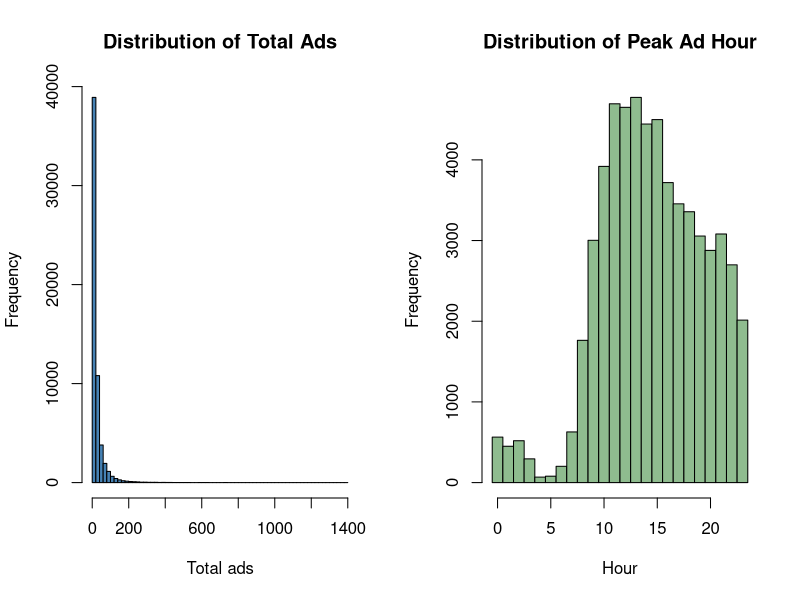
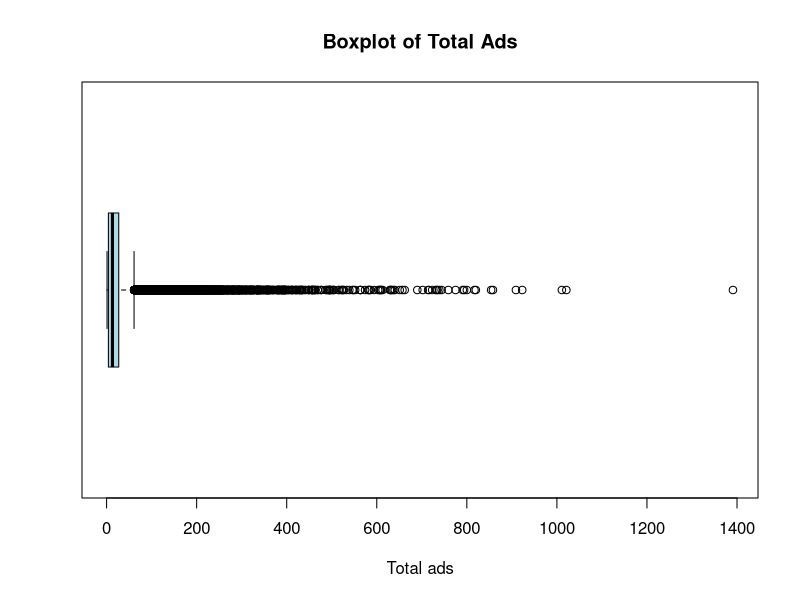
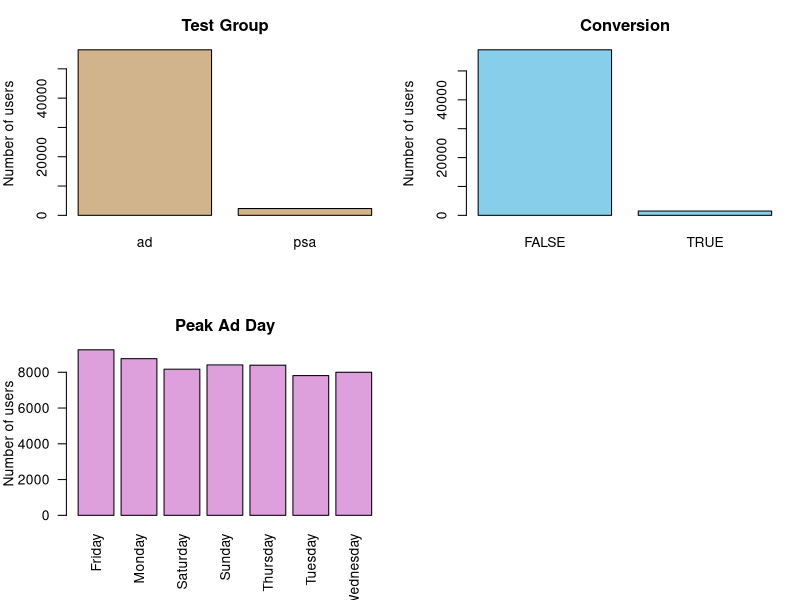
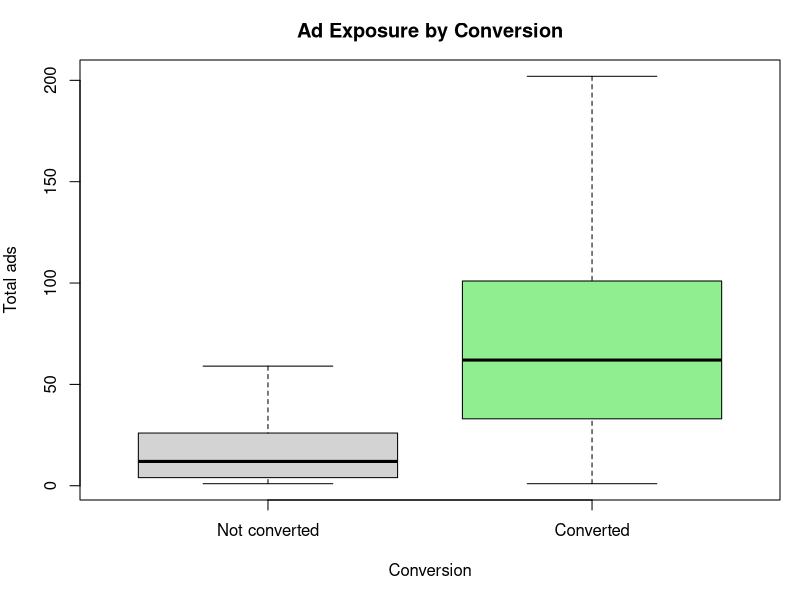
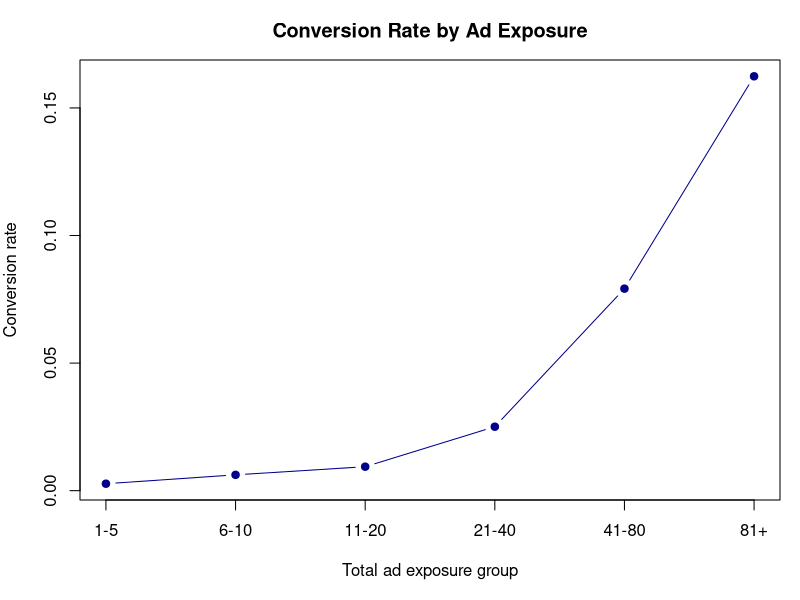
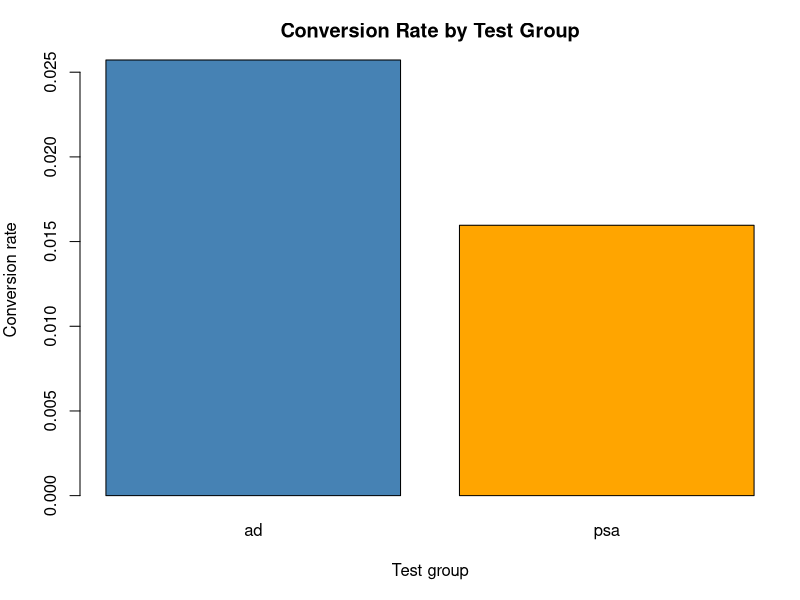
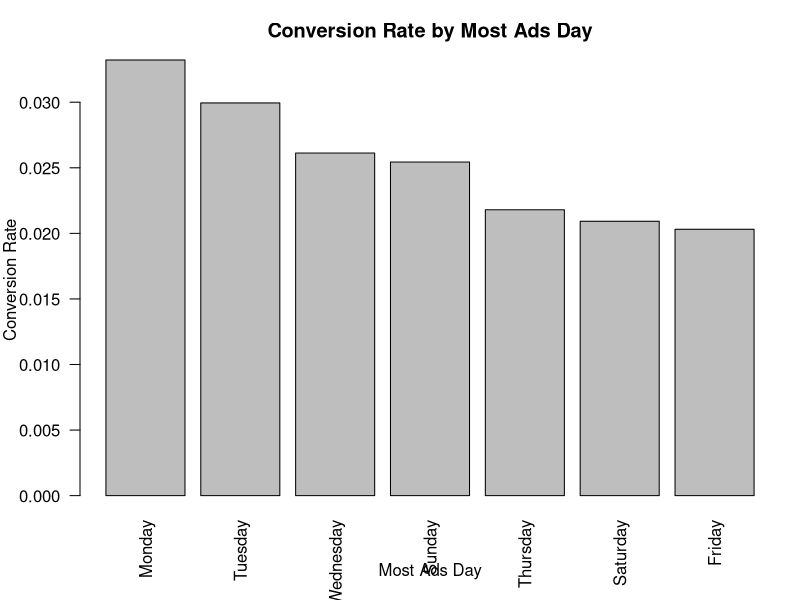
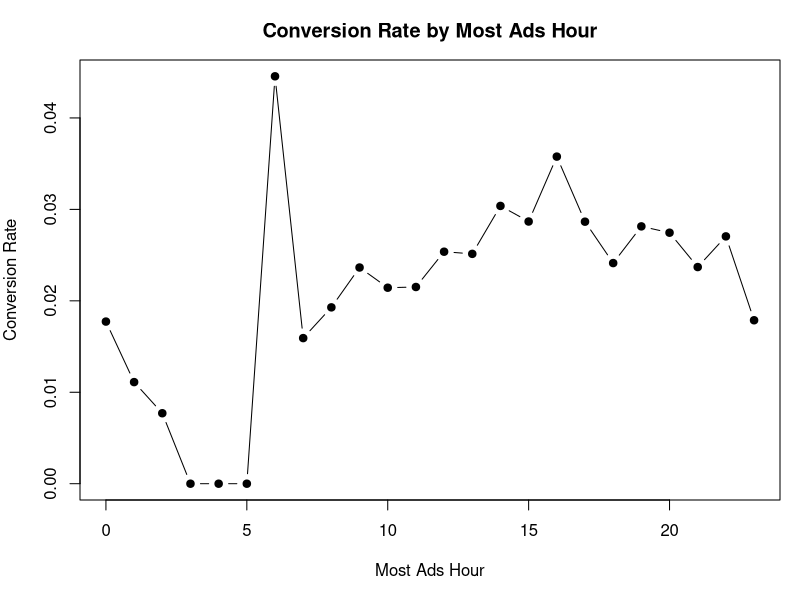

R code for these plots, in order:
## ---- chunk 1
knitr::opts_chunk$set(echo = TRUE, message = FALSE, warning = FALSE,
                      fig.width = 8, fig.height = 5)
library(readr)
## ---- chunk 2
marketing <- read_csv("marketing_AB_mini.csv")

dim(marketing)
head(marketing)
summary(marketing)

range(marketing$`most ads hour`, na.rm = TRUE)
sort(unique(marketing$`most ads hour`))
## ---- chunk 3
numeric_names <- c("total ads", "most ads hour")

outlier_results <- data.frame()

for (name in numeric_names) {
  x <- marketing[[name]]
  q1 <- quantile(x, 0.25, na.rm = TRUE)
  q3 <- quantile(x, 0.75, na.rm = TRUE)
  iqr <- q3 - q1
  lower <- q1 - 1.5 * iqr
  upper <- q3 + 1.5 * iqr
  count <- sum(x < lower | x > upper, na.rm = TRUE)

  outlier_results <- rbind(
    outlier_results,
    data.frame(
      Variable = name,
      Q1 = q1,
      Q3 = q3,
      IQR = iqr,
      Lower_Bound = lower,
      Upper_Bound = upper,
      Outlier_Count = count,
      Contains_Outliers = ifelse(count > 0, "Yes", "No")
    )
  )
}

rownames(outlier_results) <- NULL
print(outlier_results)
## ---- chunk 4
par(mfrow = c(1, 2))

hist(marketing$`total ads`, breaks = 50, col = "steelblue",
     main = "Distribution of Total Ads", xlab = "Total ads")

hist(marketing$`most ads hour`, breaks = seq(-0.5, 23.5, 1),
     col = "darkseagreen", main = "Distribution of Peak Ad Hour",
     xlab = "Hour")

par(mfrow = c(1, 1))
## ---- chunk 5
boxplot(marketing$`total ads`, horizontal = TRUE, col = "lightblue",
        main = "Boxplot of Total Ads", xlab = "Total ads")
## ---- chunk 6
par(mfrow = c(2, 2), mar = c(5, 4, 3, 1))

barplot(table(marketing$`test group`), col = "tan",
        main = "Test Group", ylab = "Number of users")

barplot(table(marketing$converted), col = "skyblue",
        main = "Conversion", ylab = "Number of users")

barplot(table(marketing$`most ads day`), col = "plum",
        main = "Peak Ad Day", ylab = "Number of users", las = 2)

par(mfrow = c(1, 1))
## ---- chunk 7
boxplot(`total ads` ~ converted, data = marketing,
        names = c("Not converted", "Converted"),
        col = c("lightgray", "lightgreen"),
        main = "Ad Exposure by Conversion",
        xlab = "Conversion", ylab = "Total ads",
        outline = FALSE)
## ---- chunk 8
marketing$exposure_group <- cut(
  marketing$`total ads`,
  breaks = c(0, 5, 10, 20, 40, 80, Inf),
  labels = c("1-5", "6-10", "11-20", "21-40", "41-80", "81+")
)

conversion_by_exposure <- aggregate(
  converted ~ exposure_group,
  data = marketing,
  FUN = mean
)

plot(seq_len(nrow(conversion_by_exposure)),
     conversion_by_exposure$converted,
     type = "b", pch = 19, col = "darkblue",
     xaxt = "n",
     main = "Conversion Rate by Ad Exposure",
     xlab = "Total ad exposure group", ylab = "Conversion rate")
axis(1, at = seq_len(nrow(conversion_by_exposure)),
     labels = conversion_by_exposure$exposure_group)
## ---- chunk 9
group_summary <- aggregate(
  converted ~ `test group`,
  data = marketing,
  FUN = mean
)
names(group_summary)[2] <- "conversion_rate"

print(group_summary)

barplot(group_summary$conversion_rate,
        names.arg = group_summary$`test group`,
        col = c("steelblue", "orange"),
        main = "Conversion Rate by Test Group",
        xlab = "Test group", ylab = "Conversion rate")
## ---- chunk 10
day_summary <- aggregate(
  converted ~ `most ads day`, data = marketing, FUN = mean
)
names(day_summary)[2] <- "conversion_rate"
day_summary <- day_summary[order(day_summary$conversion_rate,
                                 decreasing = TRUE), ]
print(day_summary)

hour_summary <- aggregate(
  converted ~ `most ads hour`, data = marketing, FUN = mean
)
names(hour_summary)[2] <- "conversion_rate"
print(hour_summary)

barplot(day_summary$conversion_rate,
        names.arg = day_summary$`most ads day`,
        main = "Conversion Rate by Most Ads Day",
        xlab = "Most Ads Day", ylab = "Conversion Rate", las = 2)

plot(hour_summary$`most ads hour`,
     hour_summary$conversion_rate,
     type = "b", pch = 19,
     main = "Conversion Rate by Most Ads Hour",
     xlab = "Most Ads Hour", ylab = "Conversion Rate")
